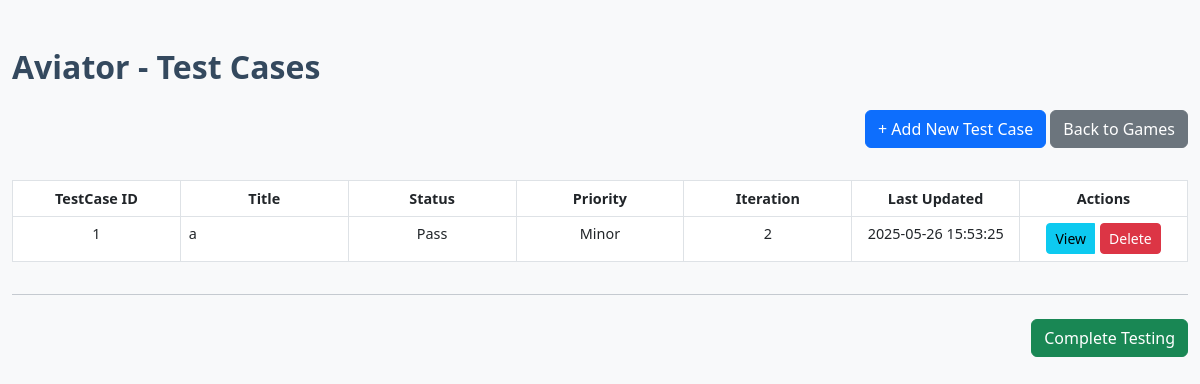
/games/Aviator, run on an earlier commit of the app's database.
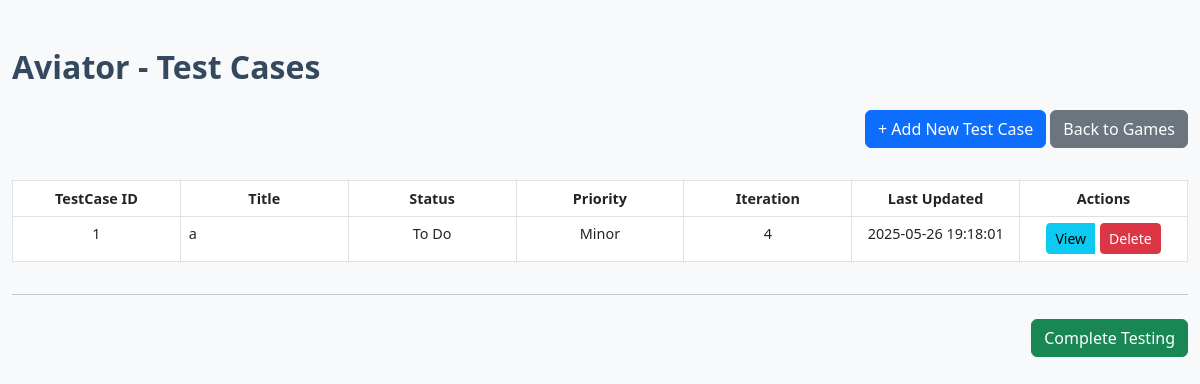
And on a later commit of the database.
### tables this page shows
CREATE TABLE test_cases (
            id INTEGER PRIMARY KEY AUTOINCREMENT,
            game TEXT,
            testcase_number INTEGER,
            title TEXT,
            description TEXT,
            steps TEXT,
            expected_result TEXT,
            actual_result TEXT,
            status TEXT,
            priority TEXT,
            iteration INTEGER,
            created_by TEXT,
            date_created TEXT
        );

### app.py (the view)
@app.route('/games/<game_name>')
def index(game_name):
    test_cases = get_all_test_cases(game_name)
    grouped_cases = defaultdict(list)
    for case in test_cases:
        grouped_cases['All Test Cases'].append(case)
    return render_template('index.html', game_name=game_name, grouped_cases=dict(grouped_cases))

### models.py (called while the page is built)
def get_all_test_cases(game):
    with sqlite3.connect(DB_NAME) as conn:
        conn.row_factory = sqlite3.Row
        c = conn.cursor()
        c.execute('''
            SELECT
                tc.*,
                COALESCE((
                    SELECT MAX(updated_at)
                    FROM test_case_history
                    WHERE test_case_id = tc.id
                ), tc.date_created) AS last_updated
            FROM test_cases tc
            WHERE tc.game = ?
            ORDER BY tc.testcase_number ASC
        ''', (game,))
        return c.fetchall()

### templates/index.html (shortened to what this page needs)
<!DOCTYPE html>
<html lang="en">
<head>
    <link href="https://cdn.jsdelivr.net/npm/bootstrap@5.3.0/dist/css/bootstrap.min.css" rel="stylesheet" />
    <link href="{{ url_for('static', filename='styles.css') }}" rel="stylesheet" />
</head>
<body class="bg-light">
<div class="container mt-5">
    <h2 class="mb-4">{{ game_name }} - Test Cases</h2>
    <div class="text-end mb-3">
        <a href="{{ url_for('add', game_name=game_name) }}" class="btn btn-primary mb-3">+ Add New Test Case</a>
        <a href="{{ url_for('home') }}" class="btn btn-secondary mb-3">Back to Games</a>
    </div>
    {% if grouped_cases['All Test Cases'] %}
    <div class="d-flex justify-content-center">
        <div class="w-100" style="max-width: 1200px;">
          <table class="table table-bordered table-hover bg-white no-scroll-table">
                <thead>
                    <tr class="row1">
                        <th style="white-space: nowrap;">TestCase ID</th>
                        <th>Title</th>
                        <th style="min-width: 100px;">Status</th>
                        <th style="min-width: 120px;">Priority</th>
                        <th>Iteration</th>
                        <th style="min-width: 140px;">Last Updated</th>
                        <th>Actions</th>
                    </tr>
                </thead>
                <tbody>
                    {% for case in grouped_cases['All Test Cases'] %}
                    <tr class="row1">
                        <td>{{ case.testcase_number }}</td>
                        <td style="width:fit-content; text-align: left;">{{ case.title }}</td>
                        <td>{{ case.status }}</td>
                        <td>{{ case.priority }}</td>
                        <td>{{ case.iteration if case.iteration > 0 else '-' }}</td>
                        <td>{{ case.last_updated }}</td>
                        <td class="text-center">
                            <div class="btn-group" role="group" aria-label="Actions">
                                <a href="{{ url_for('view_testcase', game_name=game_name, testcase_id=case.id) }}" class="btn btn-sm btn-info">View</a>
                                <form action="{{ url_for('delete_testcase', game_name=game_name, testcase_id=case.id) }}" method="post" style="display:inline;">
                                    <button type="button" class="btn btn-sm btn-danger btn-delete">Delete</button>
                                </form>
                            </div>
                        </td>
                    </tr>
                    {% endfor %}
                </tbody>
            </table>
        </div>
    </div>
{% else %}
    <p>No test cases found.</p>
{% endif %}
    <hr>
    <div class="text-end mt-4">
        <button type="button" class="btn btn-success" id="openSummaryModalBtn">
            Complete Testing
        </button>
    </div>
</div>
</body>
</html>

What changed in the data, as far as the page shows it:
changed test_cases "Minor": status "Pass" → "To Do"; iteration "2" → "4"; last_updated "2025-05-26 15:53:25" → "2025-05-26 19:18:01"
